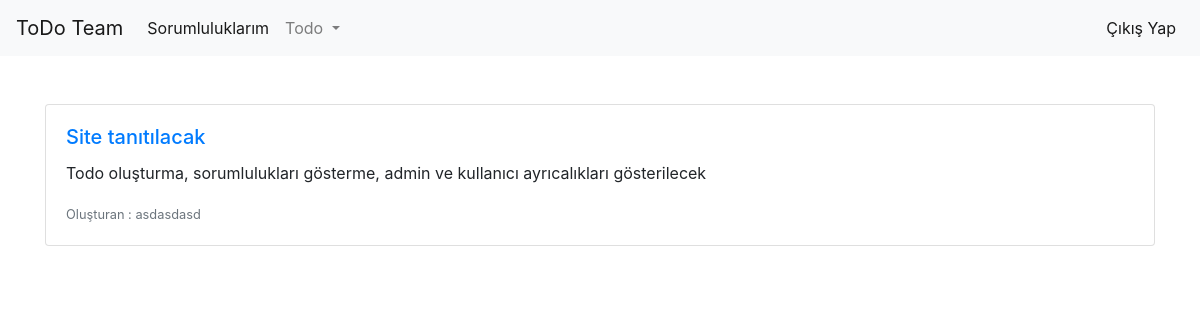
/mine (signed in), run on an earlier commit of the app's database.
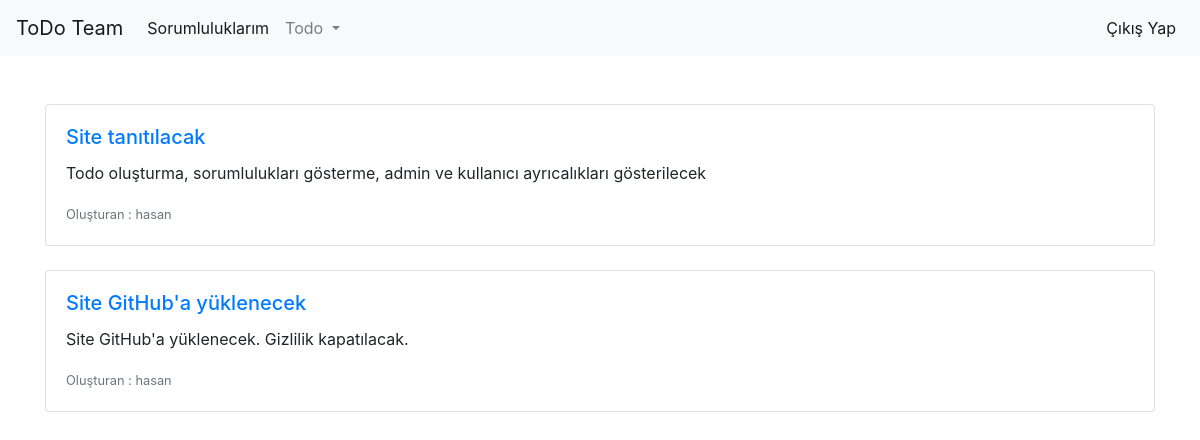
And on a later commit of the database.
### todo-team.py (models this page shows)
class Todo(db.Model):
    id = db.Column(db.Integer, primary_key=True)
    title = db.Column(db.String(120),nullable=False)
    owner_id = db.Column(db.String(120),nullable=False)
    description = db.Column(db.String(120),nullable=False)

### todo-team.py (the view)
@app.route('/mine')
@login_required
def mine():
    todo_involved_me = Todocuk.query.with_entities(Todocuk.todo_id).filter_by(keeper_id = session["logged_user"]).all()
    result = [r for r, in todo_involved_me]
    query = Todo.query.filter(Todo.id.in_(result))
    minetodos = query.all()
    if bool(minetodos):
        return render_template("minetodo.html",minetodos = minetodos)
    else:
        flash("Buralar eskiden hep dutluktu... Hala da öyle...","warning")
        return redirect(url_for("createtodo"))

### todo-team.py (called while the page is built)
def login_required(f):
    @wraps(f)
    def decorated_function(*args, **kwargs):
        if "logged_in" in session:
            return f(*args, **kwargs)
        else:
            flash("Bu alanı görüntülemek için kullanıcı girişi yapmalısınız.","danger")
            return redirect(url_for("login"))
    return decorated_function

### templates/minetodo.html (shortened to what this page needs)
{% extends "layout.html" %}
{% block body %}
    {% for minetodo in minetodos %}
<div class="card-deck">
  <div class="card">
    <div class="card-body">
      <a href="/todo/{{minetodo.id}}"> <h5 class="card-title">{{minetodo.title}}</h5></a>
      <p class="card-text">{{minetodo.description}}</p>
      <p class="card-text"><small class="text-muted">Oluşturan : {{minetodo.owner_id}}</small></p>
    </div>
  </div>
    </div>
    <br>
    {% endfor %}
{% endblock %}

What changed in the data, as far as the page shows it:
changed Todo "Site tanıtılacak": owner_id "asdasdasd" → "hasan"
added Todo: title "Site GitHub'a yüklenecek", description "Site GitHub'a yüklenecek. Gizlilik kapatılacak.", owner_id "hasan"
